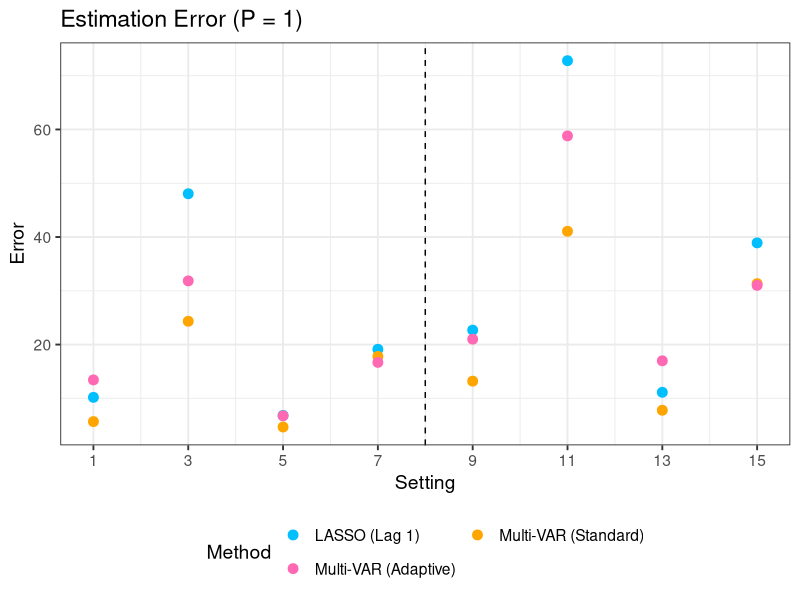
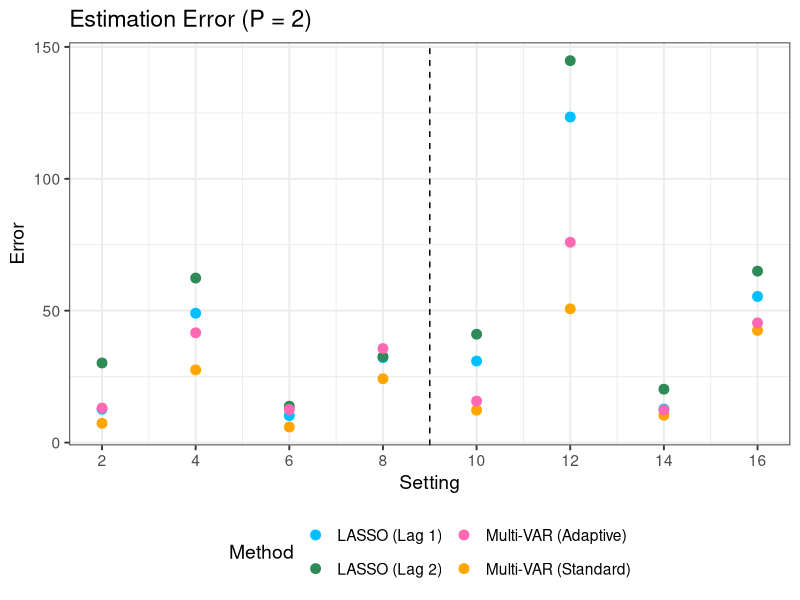
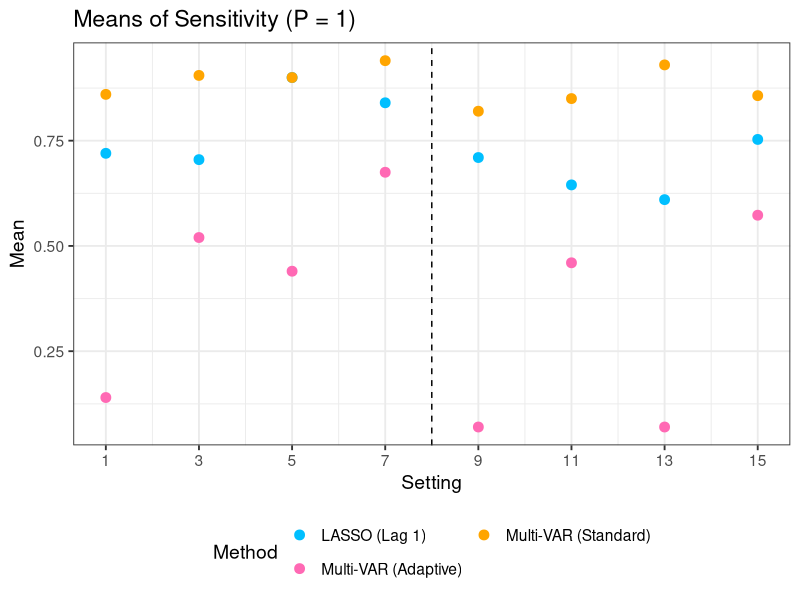
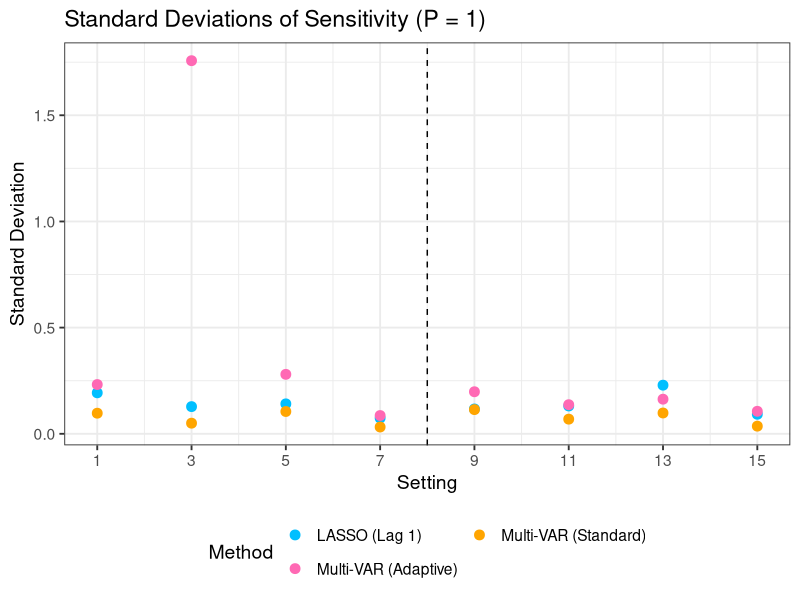
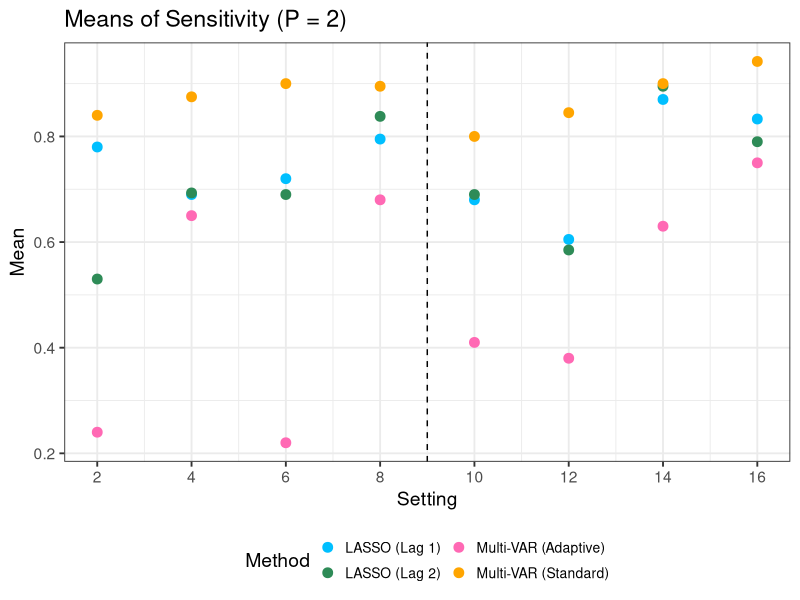
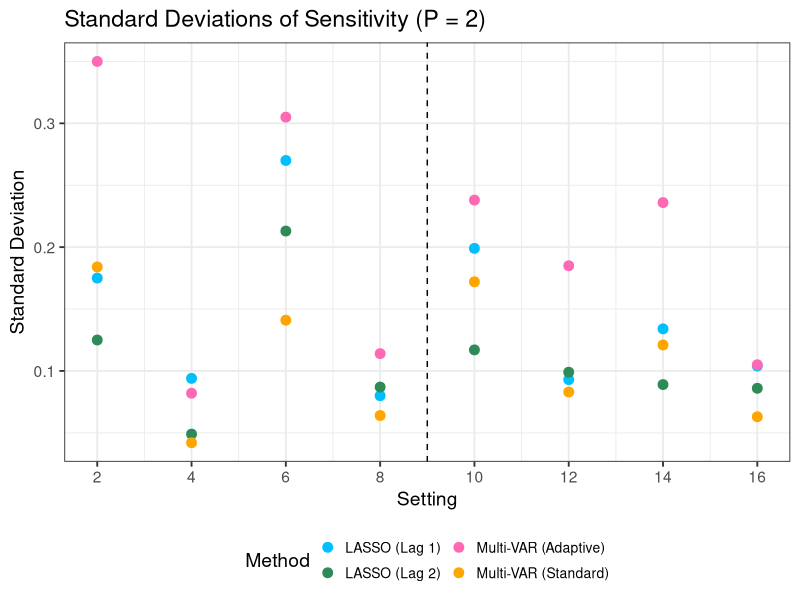
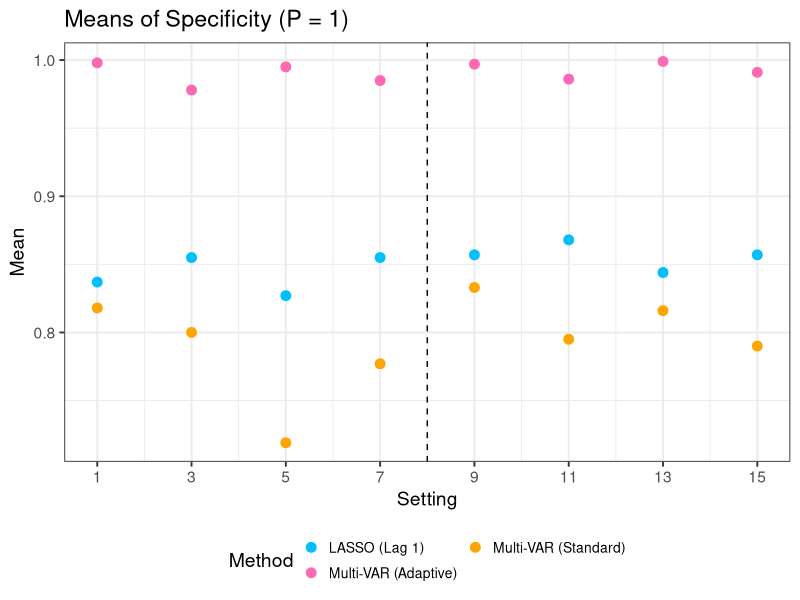
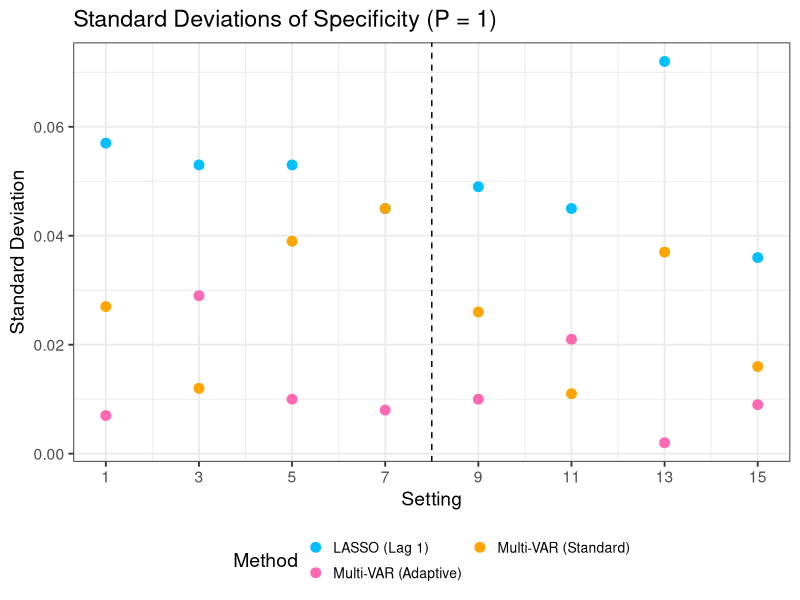

Generate these figures, in order, with R:
## ---- chunk 1
library(tidyverse)
library(dplyr)
library(ggplot2)
## ---- chunk 2
# var(1)
est_p1 <- tribble(
  ~Setting, ~Method, ~Error,
  1, "LASSO (Lag 1)", 10.18,
  3, "LASSO (Lag 1)", 48.046,
  5, "LASSO (Lag 1)", 6.817,
  7, "LASSO (Lag 1)", 19.123,
  9, "LASSO (Lag 1)", 22.684,
  11, "LASSO (Lag 1)", 72.794,
  13, "LASSO (Lag 1)", 11.121,
  15, "LASSO (Lag 1)", 38.911,

  1, "Multi-VAR (Standard)", 5.68,
  3, "Multi-VAR (Standard)", 24.33,
  5, "Multi-VAR (Standard)", 4.669,
  7, "Multi-VAR (Standard)", 17.792,
  9, "Multi-VAR (Standard)", 13.195,
  11, "Multi-VAR (Standard)", 41.067,
  13, "Multi-VAR (Standard)", 7.783,
  15, "Multi-VAR (Standard)", 31.332,

  1, "Multi-VAR (Adaptive)", 13.43,
  3, "Multi-VAR (Adaptive)", 31.844,
  5, "Multi-VAR (Adaptive)", 6.75,
  7, "Multi-VAR (Adaptive)", 16.689,
  9, "Multi-VAR (Adaptive)", 21.003,
  11, "Multi-VAR (Adaptive)", 58.807,
  13, "Multi-VAR (Adaptive)", 16.982,
  15, "Multi-VAR (Adaptive)", 31.014
)

est_p1$P <- 1

# var(2)

est_p2 <- tribble(
  ~Setting, ~Method, ~Error,
  2, "LASSO (Lag 1)", 12.65,
  4, "LASSO (Lag 1)", 49.053,
  6, "LASSO (Lag 1)", 10.229,
  8, "LASSO (Lag 1)", 32.172,
  10, "LASSO (Lag 1)", 30.903,
  12, "LASSO (Lag 1)", 123.418,
  14, "LASSO (Lag 1)", 12.713,
  16, "LASSO (Lag 1)", 55.389,

  2, "LASSO (Lag 2)", 30.17,
  4, "LASSO (Lag 2)", 62.377,
  6, "LASSO (Lag 2)", 13.787,
  8, "LASSO (Lag 2)", 32.602,
  10, "LASSO (Lag 2)", 41.08,
  12, "LASSO (Lag 2)", 144.775,
  14, "LASSO (Lag 2)", 20.24,
  16, "LASSO (Lag 2)", 64.988,

  2, "Multi-VAR (Standard)", 7.3,
  4, "Multi-VAR (Standard)", 27.552,
  6, "Multi-VAR (Standard)", 5.904,
  8, "Multi-VAR (Standard)", 24.21,
  10, "Multi-VAR (Standard)", 12.288,
  12, "Multi-VAR (Standard)", 50.7,
  14, "Multi-VAR (Standard)", 10.356,
  16, "Multi-VAR (Standard)", 42.537,

  2, "Multi-VAR (Adaptive)", 13.09,
  4, "Multi-VAR (Adaptive)", 41.618,
  6, "Multi-VAR (Adaptive)", 12.531,
  8, "Multi-VAR (Adaptive)", 35.669,
  10, "Multi-VAR (Adaptive)", 15.739,
  12, "Multi-VAR (Adaptive)", 75.942,
  14, "Multi-VAR (Adaptive)", 12.331,
  16, "Multi-VAR (Adaptive)", 45.384
)

est_p2$P <- 2

# Combine
est_all <- bind_rows(est_p1, est_p2)

## ---- chunk 3
my_cols <- c(
  "LASSO (Lag 1)"        = "deepskyblue",
  "LASSO (Lag 2)"        = "seagreen4",
  "Multi-VAR (Standard)" = "orange",
  "Multi-VAR (Adaptive)" = "hotpink"
)


p1 <- est_all %>%
  filter(P == 1, Setting %% 2 == 1)

e1 <- ggplot(p1, aes(x = Setting, y = Error, color = Method)) +
  geom_point(size = 3) +
  scale_x_continuous(breaks = unique(p1$Setting)) +
  geom_vline(xintercept = 8, linetype = "dashed") +
  scale_color_manual(values = my_cols) +
  labs(
    title = "Estimation Error (P = 1)",
    x = "Setting",
    y = "Error"
  ) +
  theme_bw(base_size = 14) +
  theme(legend.position = "bottom")

e1 +guides(color = guide_legend(nrow = 2)) +
  theme(legend.position = "bottom")

## ---- chunk 4
p2 <- est_all %>%
  filter(P == 2, Setting %% 2 == 0)

e2 <- ggplot(p2, aes(x = Setting, y = Error, color = Method)) +
  geom_point(size = 3) +
  scale_x_continuous(breaks = unique(p2$Setting)) +
  geom_vline(xintercept = 9, linetype = "dashed") +
  scale_color_manual(values = my_cols) +
  labs(
    title = "Estimation Error (P = 2)",
    x = "Setting",
    y = "Error"
  ) +
  theme_bw(base_size = 14) +
  theme(legend.position = "bottom")

e2 + guides(color = guide_legend(nrow = 2)) +
  theme(legend.position = "bottom")


## ---- chunk 5
# var(1)

sens_p1 <- tribble(
  ~Setting, ~Method, ~Sens_Mean, ~Sens_SD,
  1, "LASSO (Lag 1)", 0.72, 0.193,
  3, "LASSO (Lag 1)", 0.705, 0.128,
  5, "LASSO (Lag 1)", 0.900, 0.141,
  7, "LASSO (Lag 1)", 0.840, 0.074,
  9, "LASSO (Lag 1)", 0.710, 0.117,
  11, "LASSO (Lag 1)", 0.645, 0.131,
  13, "LASSO (Lag 1)", 0.610, 0.229,
  15, "LASSO (Lag 1)", 0.753, 0.092,

  1, "Multi-VAR (Standard)", 0.86, 0.097,
  3, "Multi-VAR (Standard)", 0.905, 0.050,
  5, "Multi-VAR (Standard)", 0.900, 0.105,
  7, "Multi-VAR (Standard)", 0.940, 0.032,
  9, "Multi-VAR (Standard)", 0.820, 0.114,
  11, "Multi-VAR (Standard)", 0.850, 0.069,
  13, "Multi-VAR (Standard)", 0.930, 0.098,
  15, "Multi-VAR (Standard)", 0.857, 0.036,

  1, "Multi-VAR (Adaptive)", 0.14, 0.232,
  3, "Multi-VAR (Adaptive)", 0.52, 1.757,
  5, "Multi-VAR (Adaptive)", 0.440, 0.280,
  7, "Multi-VAR (Adaptive)", 0.675, 0.086,
  9, "Multi-VAR (Adaptive)", 0.070, 0.198,
  11, "Multi-VAR (Adaptive)", 0.460, 0.137,
  13, "Multi-VAR (Adaptive)", 0.070, 0.163,
  15, "Multi-VAR (Adaptive)", 0.573, 0.106
)

sens_p1$P <- 1  


## var(2)

sens_p2 <- tribble(
  ~Setting, ~Method, ~Sens_Mean, ~Sens_SD,
  2, "LASSO (Lag 1)", 0.78, 0.175,
  4, "LASSO (Lag 1)", 0.69, 0.094,
  6, "LASSO (Lag 1)", 0.72, 0.270,
  8, "LASSO (Lag 1)", 0.795, 0.080,
  10, "LASSO (Lag 1)", 0.680, 0.199,
  12, "LASSO (Lag 1)", 0.605, 0.093,
  14, "LASSO (Lag 1)", 0.870, 0.134,
  16, "LASSO (Lag 1)", 0.833, 0.104,

  2, "LASSO (Lag 2)", 0.53, 0.125,
  4, "LASSO (Lag 2)", 0.693, 0.049,
  6, "LASSO (Lag 2)", 0.690, 0.213,
  8, "LASSO (Lag 2)", 0.838, 0.087,
  10, "LASSO (Lag 2)", 0.690, 0.117,
  12, "LASSO (Lag 2)", 0.585, 0.099,
  14, "LASSO (Lag 2)", 0.895, 0.089,
  16, "LASSO (Lag 2)", 0.790, 0.086,

  2, "Multi-VAR (Standard)", 0.84, 0.184,
  4, "Multi-VAR (Standard)", 0.875, 0.042,
  6, "Multi-VAR (Standard)", 0.90, 0.141,
  8, "Multi-VAR (Standard)", 0.895, 0.064,
  10, "Multi-VAR (Standard)", 0.800, 0.172,
  12, "Multi-VAR (Standard)", 0.845, 0.083,
  14, "Multi-VAR (Standard)", 0.900, 0.121,
  16, "Multi-VAR (Standard)", 0.942, 0.063,

  2, "Multi-VAR (Adaptive)", 0.24, 0.350,
  4, "Multi-VAR (Adaptive)", 0.65, 0.082,
  6, "Multi-VAR (Adaptive)", 0.22, 0.305,
  8, "Multi-VAR (Adaptive)", 0.680, 0.114,
  10, "Multi-VAR (Adaptive)", 0.410, 0.238,
  12, "Multi-VAR (Adaptive)", 0.380, 0.185,
  14, "Multi-VAR (Adaptive)", 0.630, 0.236,
  16, "Multi-VAR (Adaptive)", 0.750, 0.105
)

sens_p2$P <- 2


sens_all <- bind_rows(sens_p1, sens_p2)

## ---- chunk 6
df1 <- sens_all %>% filter(P == 1)

p1 <- ggplot(df1, aes(x = Setting, y = Sens_Mean, color = Method)) +
  geom_point(size = 3) +
  scale_color_manual(values = my_cols) +
  scale_x_continuous(breaks = c(1,3,5,7,9,11,13,15)) +
  labs(
    title = "Means of Sensitivity (P = 1)",
    x = "Setting",
    y = "Mean"
  ) +
  theme_bw(base_size = 14) +
  theme(legend.position = "bottom") +
  geom_vline(xintercept = 8, linetype = "dashed")

p1 + guides(color = guide_legend(nrow = 2)) +
  theme(legend.position = "bottom")

p1_sd <- ggplot(df1, aes(x = Setting, y = Sens_SD, color = Method)) +
  geom_point(size = 3) +
  scale_color_manual(values = my_cols) +
  scale_x_continuous(breaks = c(1,3,5,7,9,11,13,15)) +
  labs(
    title = "Standard Deviations of Sensitivity (P = 1)",
    x = "Setting",
    y = "Standard Deviation"
  ) +
  theme_bw(base_size = 14) +
  theme(legend.position = "bottom") +
  geom_vline(xintercept = 8, linetype = "dashed")

p1_sd + guides(color = guide_legend(nrow = 2)) +
  theme(legend.position = "bottom")


## ---- chunk 7
df2 <- sens_all %>% filter(P == 2)

p2 <- ggplot(df2, aes(x = Setting, y = Sens_Mean, color = Method)) +
  geom_point(size = 3) +
  scale_color_manual(values = my_cols) +
  scale_x_continuous(breaks = c(2,4,6,8,10,12,14,16)) +
  labs(
    title = "Means of Sensitivity (P = 2)",
    x = "Setting",
    y = "Mean"
  ) +
  theme_bw(base_size = 14) +
  theme(
    legend.position = "bottom",
    legend.key.size = unit(0.4, "cm"),
    legend.text = element_text(size = 10)
  ) +
  geom_vline(xintercept = 9, linetype = "dashed")

p2 + guides(color = guide_legend(nrow = 2)) +
  theme(legend.position = "bottom")

p2_sd <- ggplot(df2, aes(x = Setting, y = Sens_SD, color = Method)) +
  geom_point(size = 3) +
  scale_color_manual(values = my_cols) +
  scale_x_continuous(breaks = c(2,4,6,8,10,12,14,16)) +
  labs(
    title = "Standard Deviations of Sensitivity (P = 2)",
    x = "Setting",
    y = "Standard Deviation"
  ) +
  theme_bw(base_size = 14) +
  theme(
    legend.position = "bottom",
    legend.key.size = unit(0.4, "cm"),
    legend.text = element_text(size = 10)
  ) +
  geom_vline(xintercept = 9, linetype = "dashed")

p2_sd + guides(color = guide_legend(nrow = 2)) +
  theme(legend.position = "bottom")

## ---- chunk 8
# var(1)

spec_p1 <- tribble(
  ~Setting, ~Method, ~Spec_Mean, ~Spec_SD,

  1,  "LASSO (Lag 1)", 0.837, 0.057,
  3,  "LASSO (Lag 1)", 0.855, 0.053,
  5,  "LASSO (Lag 1)", 0.827, 0.053,
  7,  "LASSO (Lag 1)", 0.855, 0.045,
  9,  "LASSO (Lag 1)", 0.857, 0.049,
  11, "LASSO (Lag 1)", 0.868, 0.045,
  13, "LASSO (Lag 1)", 0.844, 0.072,
  15, "LASSO (Lag 1)", 0.857, 0.036,

  1,  "Multi-VAR (Standard)", 0.818, 0.027,
  3,  "Multi-VAR (Standard)", 0.800, 0.012,
  5,  "Multi-VAR (Standard)", 0.719, 0.039,
  7,  "Multi-VAR (Standard)", 0.777, 0.045,
  9,  "Multi-VAR (Standard)", 0.833, 0.026,
  11, "Multi-VAR (Standard)", 0.795, 0.011,
  13, "Multi-VAR (Standard)", 0.816, 0.037,
  15, "Multi-VAR (Standard)", 0.790, 0.016,

  1,  "Multi-VAR (Adaptive)", 0.998, 0.007,
  3,  "Multi-VAR (Adaptive)", 0.978, 0.029,
  5,  "Multi-VAR (Adaptive)", 0.995, 0.010,
  7,  "Multi-VAR (Adaptive)", 0.985, 0.008,
  9,  "Multi-VAR (Adaptive)", 0.997, 0.010,
  11, "Multi-VAR (Adaptive)", 0.986, 0.021,
  13, "Multi-VAR (Adaptive)", 0.999, 0.002,
  15, "Multi-VAR (Adaptive)", 0.991, 0.009
)

spec_p1$P <- 1

# var(2)

spec_p2 <- tribble(
  ~Setting, ~Method, ~Spec_Mean, ~Spec_SD,

  2,  "LASSO (Lag 1)", 0.849, 0.058,
  4,  "LASSO (Lag 1)", 0.817, 0.071,
  6,  "LASSO (Lag 1)", 0.799, 0.084,
  8,  "LASSO (Lag 1)", 0.789, 0.069,
  10, "LASSO (Lag 1)", 0.808, 0.061,
  12, "LASSO (Lag 1)", 0.830, 0.050,
  14, "LASSO (Lag 1)", 0.844, 0.068,
  16, "LASSO (Lag 1)", 0.808, 0.054,

  2,  "LASSO (Lag 2)", 0.838, 0.055,
  4,  "LASSO (Lag 2)", 0.869, 0.032,
  6,  "LASSO (Lag 2)", 0.854, 0.037,
  8,  "LASSO (Lag 2)", 0.858, 0.018,
  10, "LASSO (Lag 2)", 0.846, 0.060,
  12, "LASSO (Lag 2)", 0.874, 0.023,
  14, "LASSO (Lag 2)", 0.858, 0.051,
  16, "LASSO (Lag 2)", 0.868, 0.024,

  2,  "Multi-VAR (Standard)", 0.694, 0.013,
  4,  "Multi-VAR (Standard)", 0.614, 0.093,
  6,  "Multi-VAR (Standard)", 0.858, 0.027,
  8,  "Multi-VAR (Standard)", 0.562, 0.108,
  10, "Multi-VAR (Standard)", 0.744, 0.028,
  12, "Multi-VAR (Standard)", 0.785, 0.021,
  14, "Multi-VAR (Standard)", 0.791, 0.037,
  16, "Multi-VAR (Standard)", 0.581, 0.024,

  2,  "Multi-VAR (Adaptive)", 0.995, 0.009,
  4,  "Multi-VAR (Adaptive)", 0.946, 0.040,
  6,  "Multi-VAR (Adaptive)", 1.000, 0.000,
  8,  "Multi-VAR (Adaptive)", 0.937, 0.036,
  10, "Multi-VAR (Adaptive)", 0.982, 0.023,
  12, "Multi-VAR (Adaptive)", 0.985, 0.020,
  14, "Multi-VAR (Adaptive)", 0.997, 0.008,
  16, "Multi-VAR (Adaptive)", 0.959, 0.025
)

spec_p2$P <- 2

spec_all <- bind_rows(spec_p1, spec_p2)
## ---- chunk 9
df_p1 <- spec_all %>% filter(P == 1)

ss1 <- ggplot(df_p1, aes(x = Setting, y = Spec_Mean, color = Method)) +
  geom_point(size = 3) +
  scale_color_manual(values = my_cols) +
  scale_x_continuous(breaks = c(1,3,5,7,9,11,13,15)) +
  labs(
    title = "Means of Specificity (P = 1)",
    x = "Setting",
    y = "Mean"
  ) +
  theme_bw(base_size = 14) +
  theme(
    legend.position = "bottom",
    legend.key.size = unit(0.4, "cm"),
    legend.text = element_text(size = 10)
  ) +
  geom_vline(xintercept = 8, linetype = "dashed") 

ss1 + guides(color = guide_legend(nrow = 2))

ss1.sd <- ggplot(df_p1, aes(x = Setting, y = Spec_SD, color = Method)) +
  geom_point(size = 3) +
  scale_color_manual(values = my_cols) +
  scale_x_continuous(breaks = c(1,3,5,7,9,11,13,15)) +
  labs(
    title = "Standard Deviations of Specificity (P = 1)",
    x = "Setting",
    y = "Standard Deviation"
  ) +
  theme_bw(base_size = 14) +
  theme(
    legend.position = "bottom",
    legend.key.size = unit(0.4, "cm"),
    legend.text = element_text(size = 10)
  ) +
  geom_vline(xintercept = 8, linetype = "dashed") 

ss1.sd + guides(color = guide_legend(nrow = 2))
## ---- chunk 10
df_p2 <- spec_all %>% filter(P == 2)

ss2 <- ggplot(df_p2, aes(x = Setting, y = Spec_Mean, color = Method)) +
  geom_point(size = 3) +
  scale_color_manual(values = my_cols) +
  scale_x_continuous(breaks = c(2,4,6,8,10,12,14,16)) +
  labs(
    title = "Means of Specificity (P = 2)",
    x = "Setting",
    y = "Mean"
  ) +
  theme_bw(base_size = 14) +
  theme(
    legend.position = "bottom",
    legend.key.size = unit(0.4, "cm"),
    legend.text = element_text(size = 10)
  ) +
  geom_vline(xintercept = 9, linetype = "dashed") 

ss2 + guides(color = guide_legend(nrow = 2))


ss2.sd <- ggplot(df_p2, aes(x = Setting, y = Spec_SD, color = Method)) +
  geom_point(size = 3) +
  scale_color_manual(values = my_cols) +
  scale_x_continuous(breaks = c(2,4,6,8,10,12,14,16)) +
  labs(
    title = "Standard Deviations of Specificity (P = 2)",
    x = "Setting",
    y = "Standard Deviation"
  ) +
  theme_bw(base_size = 14) +
  theme(
    legend.position = "bottom",
    legend.key.size = unit(0.4, "cm"),
    legend.text = element_text(size = 10)
  ) +
  geom_vline(xintercept = 9, linetype = "dashed") 

ss2.sd + guides(color = guide_legend(nrow = 2))

## ---- chunk 11
# var(1)

rmsfe_p1 <- tribble(
  ~Setting, ~Method, ~RMSFE_Mean, ~RMSFE_SD,

  1,  "LASSO (Lag 1)", 0.104, 0.015,
  3,  "LASSO (Lag 1)", 0.113, 0.014,
  5,  "LASSO (Lag 1)", 0.107, 0.009,
  7,  "LASSO (Lag 1)", 0.104, 0.009,
  9,  "LASSO (Lag 1)", 0.104, 0.013,
  11, "LASSO (Lag 1)", 0.112, 0.011,
  13, "LASSO (Lag 1)", 0.101, 0.008,
  15, "LASSO (Lag 1)", 0.109, 0.008,

  1,  "Multi-VAR (Standard)", 0.105, 0.016,
  3,  "Multi-VAR (Standard)", 0.109, 0.012,
  5,  "Multi-VAR (Standard)", 0.104, 0.008,
  7,  "Multi-VAR (Standard)", 0.104, 0.008,
  9,  "Multi-VAR (Standard)", 0.109, 0.016,
  11, "Multi-VAR (Standard)", 0.112, 0.015,
  13, "Multi-VAR (Standard)", 0.101, 0.007,
  15, "Multi-VAR (Standard)", 0.107, 0.007,

  1,  "Multi-VAR (Adaptive)", 0.101, 0.013,
  3,  "Multi-VAR (Adaptive)", 0.107, 0.012,
  5,  "Multi-VAR (Adaptive)", 0.105, 0.009,
  7,  "Multi-VAR (Adaptive)", 0.104, 0.007,
  9,  "Multi-VAR (Adaptive)", 0.102, 0.011,
  11, "Multi-VAR (Adaptive)", 0.106, 0.009,
  13, "Multi-VAR (Adaptive)", 0.102, 0.007,
  15, "Multi-VAR (Adaptive)", 0.107, 0.007
)

rmsfe_p1$P <- 1

# var(2)

rmsfe_p2 <- tribble(
  ~Setting, ~Method, ~RMSFE_Mean, ~RMSFE_SD,

  2,  "LASSO (Lag 1)", 0.110, 0.0013,
  4,  "LASSO (Lag 1)", 0.210, 0.074,
  6,  "LASSO (Lag 1)", 0.109, 0.012,
  8,  "LASSO (Lag 1)", 0.155, 0.034,
  10, "LASSO (Lag 1)", 0.117, 0.015,
  12, "LASSO (Lag 1)", 0.154, 0.042,
  14, "LASSO (Lag 1)", 0.120, 0.014,
  16, "LASSO (Lag 1)", 0.135, 0.026,

  2,  "LASSO (Lag 2)", 0.114, 0.017,
  4,  "LASSO (Lag 2)", 0.195, 0.079,
  6,  "LASSO (Lag 2)", 0.104, 0.016,
  8,  "LASSO (Lag 2)", 0.139, 0.043,
  10, "LASSO (Lag 2)", 0.113, 0.015,
  12, "LASSO (Lag 2)", 0.141, 0.027,
  14, "LASSO (Lag 2)", 0.111, 0.010,
  16, "LASSO (Lag 2)", 0.117, 0.016,

  2,  "Multi-VAR (Standard)", 0.110, 0.014,
  4,  "Multi-VAR (Standard)", 0.815, 1.293,
  6,  "Multi-VAR (Standard)", 0.108, 0.011,
  8,  "Multi-VAR (Standard)", 1.125, 2.258,
  10, "Multi-VAR (Standard)", 0.116, 0.015,
  12, "Multi-VAR (Standard)", 0.146, 0.038,
  14, "Multi-VAR (Standard)", 0.121, 0.015,
  16, "Multi-VAR (Standard)", 0.243, 0.495,

  # Multi-VAR (Adaptive)
  2,  "Multi-VAR (Adaptive)", 0.108, 0.012,
  4,  "Multi-VAR (Adaptive)", 0.722, 1.075,
  6,  "Multi-VAR (Adaptive)", 0.106, 0.010,
  8,  "Multi-VAR (Adaptive)", 0.991, 2.063,
  10, "Multi-VAR (Adaptive)", 0.113, 0.014,
  12, "Multi-VAR (Adaptive)", 0.159, 0.047,
  14, "Multi-VAR (Adaptive)", 0.121, 0.015,
  16, "Multi-VAR (Adaptive)", 0.270, 0.598
)

rmsfe_p2$P <- 2

rmsfe_all <- bind_rows(rmsfe_p1, rmsfe_p2)
## ---- chunk 12
df.r <- rmsfe_all %>% filter(P == 1)

r1 <- ggplot(df.r, aes(x = Setting, y = RMSFE_Mean, color = Method)) +
  geom_point(size = 3) +
  scale_color_manual(values = my_cols) +
  scale_x_continuous(breaks = c(1,3,5,7,9,11,13,15)) +
  labs(
    title = "Means of RMSFE (P = 1)",
    x = "Setting",
    y = "Mean"
  ) +
  theme_bw(base_size = 14) +
  theme(
    legend.position = "bottom",
    legend.key.size = unit(0.4, "cm"),
    legend.text = element_text(size = 10)
  ) +
  geom_vline(xintercept = 8, linetype = "dashed")

r1 + guides(color = guide_legend(nrow = 2))

r1.sd <- ggplot(df.r, aes(x = Setting, y = RMSFE_SD, color = Method)) +
  geom_point(size = 3) +
  scale_color_manual(values = my_cols) +
  scale_x_continuous(breaks = c(1,3,5,7,9,11,13,15)) +
  labs(
    title = "Standard Deviations of RMSFE (P = 1)",
    x = "Setting",
    y = "SD"
  ) +
  theme_bw(base_size = 14) +
  theme(
    legend.position = "bottom",
    legend.key.size = unit(0.4, "cm"),
    legend.text = element_text(size = 10)
  ) +
  geom_vline(xintercept = 8, linetype = "dashed")

r1.sd + guides(color = guide_legend(nrow = 2))

## ---- chunk 13
df.r2 <- rmsfe_all %>% filter(P == 2)

r2 <- ggplot(df.r2, aes(x = Setting, y = RMSFE_Mean, color = Method)) +
  geom_point(size = 3) +
  scale_color_manual(values = my_cols) +
  scale_x_continuous(breaks = c(2,4,6,8,10,12,14,16)) +
  labs(
    title = "Means of RMSFE (P = 2)",
    x = "Setting",
    y = "Mean"
  ) +
  theme_bw(base_size = 14) +
  theme(
    legend.position = "bottom",
    legend.key.size = unit(0.4, "cm"),
    legend.text = element_text(size = 10)
  ) +
  geom_vline(xintercept = 9, linetype = "dashed")  

r2 + guides(color = guide_legend(nrow = 2))

r2.sd <- ggplot(df.r2, aes(x = Setting, y = RMSFE_SD, color = Method)) +
  geom_point(size = 3) +
  scale_color_manual(values = my_cols) +
  scale_x_continuous(breaks = c(2,4,6,8,10,12,14,16)) +
  labs(
    title = "Standard Deviations of RMSFE (P = 2)",
    x = "Setting",
    y = "SD"
  ) +
  theme_bw(base_size = 14) +
  theme(
    legend.position = "bottom",
    legend.key.size = unit(0.4, "cm"),
    legend.text = element_text(size = 10)
  ) +
  geom_vline(xintercept = 9, linetype = "dashed")

r2.sd + guides(color = guide_legend(nrow = 2))
